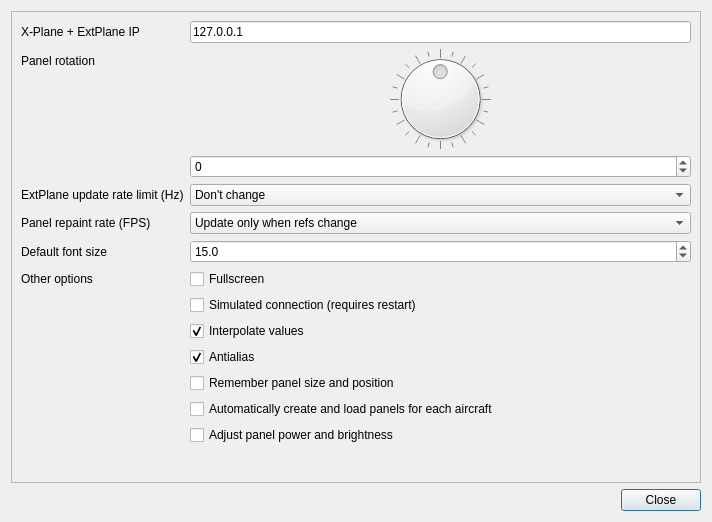
<?xml version="1.0" encoding="UTF-8"?>
<ui version="4.0">
 <class>SettingsDialog</class>
 <widget class="QDialog" name="SettingsDialog">
  <property name="geometry">
   <rect>
    <x>0</x>
    <y>0</y>
    <width>712</width>
    <height>522</height>
   </rect>
  </property>
  <property name="windowTitle">
   <string>Dialog</string>
  </property>
  <layout class="QVBoxLayout" name="verticalLayout">
   <item>
    <widget class="QScrollArea" name="scrollArea">
     <property name="widgetResizable">
      <bool>true</bool>
     </property>
     <widget class="QWidget" name="scrollAreaWidgetContents">
      <property name="geometry">
       <rect>
        <x>0</x>
        <y>0</y>
        <width>678</width>
        <height>484</height>
       </rect>
      </property>
      <layout class="QFormLayout" name="formLayout">
       <property name="fieldGrowthPolicy">
        <enum>QFormLayout::AllNonFixedFieldsGrow</enum>
       </property>
       <item row="0" column="0">
        <widget class="QLabel" name="label_3">
         <property name="text">
          <string>X-Plane + ExtPlane IP</string>
         </property>
        </widget>
       </item>
       <item row="0" column="1">
        <widget class="QLineEdit" name="serverAddressEdit">
         <property name="text">
          <string>127.0.0.1</string>
         </property>
        </widget>
       </item>
       <item row="1" column="0">
        <widget class="QLabel" name="label_2">
         <property name="text">
          <string>Panel rotation</string>
         </property>
        </widget>
       </item>
       <item row="1" column="1">
        <widget class="QDial" name="panelRotationDial">
         <property name="minimumSize">
          <size>
           <width>100</width>
           <height>100</height>
          </size>
         </property>
         <property name="minimum">
          <number>-179</number>
         </property>
         <property name="maximum">
          <number>180</number>
         </property>
         <property name="singleStep">
          <number>5</number>
         </property>
         <property name="wrapping">
          <bool>true</bool>
         </property>
         <property name="notchTarget">
          <double>5.000000000000000</double>
         </property>
         <property name="notchesVisible">
          <bool>true</bool>
         </property>
        </widget>
       </item>
       <item row="2" column="1">
        <widget class="QSpinBox" name="spinBox">
         <property name="minimum">
          <number>-179</number>
         </property>
         <property name="maximum">
          <number>180</number>
         </property>
        </widget>
       </item>
       <item row="4" column="0">
        <widget class="QLabel" name="label_4">
         <property name="text">
          <string>ExtPlane update rate limit (Hz)</string>
         </property>
        </widget>
       </item>
       <item row="5" column="0">
        <widget class="QLabel" name="label_5">
         <property name="text">
          <string>Panel repaint rate (FPS)</string>
         </property>
        </widget>
       </item>
       <item row="6" column="0">
        <widget class="QLabel" name="label_6">
         <property name="text">
          <string>Default font size</string>
         </property>
        </widget>
       </item>
       <item row="7" column="0">
        <widget class="QLabel" name="label">
         <property name="text">
          <string>Other options</string>
         </property>
        </widget>
       </item>
       <item row="7" column="1">
        <widget class="QCheckBox" name="fullscreenCheckbox">
         <property name="text">
          <string>Fullscreen</string>
         </property>
        </widget>
       </item>
       <item row="8" column="1">
        <widget class="QCheckBox" name="simulateCheckbox">
         <property name="text">
          <string>Simulated connection (requires restart)</string>
         </property>
        </widget>
       </item>
       <item row="9" column="1">
        <widget class="QCheckBox" name="interpolateCheckbox">
         <property name="toolTip">
          <string>&lt;html&gt;&lt;head/&gt;&lt;body&gt;&lt;p&gt;Makes movement of needles smoother on some instruments.&lt;/p&gt;&lt;p&gt;&lt;br/&gt;&lt;/p&gt;&lt;p&gt;Use with high update interval or disable on slow devices if needed.&lt;/p&gt;&lt;/body&gt;&lt;/html&gt;</string>
         </property>
         <property name="text">
          <string>Interpolate values</string>
         </property>
         <property name="checked">
          <bool>true</bool>
         </property>
        </widget>
       </item>
       <item row="10" column="1">
        <widget class="QCheckBox" name="antialiasCheckbox">
         <property name="toolTip">
          <string>&lt;html&gt;&lt;head/&gt;&lt;body&gt;&lt;p&gt;Smooths edges of moving parts for visual clarity. Disable on slow devices.&lt;/p&gt;&lt;/body&gt;&lt;/html&gt;</string>
         </property>
         <property name="text">
          <string>Antialias</string>
         </property>
         <property name="checked">
          <bool>true</bool>
         </property>
        </widget>
       </item>
       <item row="4" column="1">
        <widget class="QComboBox" name="updateIntervalComboBox">
         <property name="toolTip">
          <string>&lt;html&gt;&lt;head/&gt;&lt;body&gt;&lt;p&gt;How often X-Plane should send updates (at maximum). Set to as low value as possible for best preformance.&lt;/p&gt;&lt;/body&gt;&lt;/html&gt;</string>
         </property>
         <item>
          <property name="text">
           <string>Don't change</string>
          </property>
         </item>
         <item>
          <property name="text">
           <string>10</string>
          </property>
         </item>
         <item>
          <property name="text">
           <string>15</string>
          </property>
         </item>
         <item>
          <property name="text">
           <string>30</string>
          </property>
         </item>
         <item>
          <property name="text">
           <string>60</string>
          </property>
         </item>
        </widget>
       </item>
       <item row="5" column="1">
        <widget class="QComboBox" name="panelUpdateComboBox">
         <property name="toolTip">
          <string>&lt;html&gt;&lt;head/&gt;&lt;body&gt;&lt;p&gt;How often the panel should be redrawn. Set to lower value on slow devices. Has effect only if interpolation is enabled.&lt;/p&gt;&lt;/body&gt;&lt;/html&gt;</string>
         </property>
         <item>
          <property name="text">
           <string>Update only when refs change</string>
          </property>
         </item>
         <item>
          <property name="text">
           <string>10</string>
          </property>
         </item>
         <item>
          <property name="text">
           <string>15</string>
          </property>
         </item>
         <item>
          <property name="text">
           <string>30</string>
          </property>
         </item>
         <item>
          <property name="text">
           <string>60</string>
          </property>
         </item>
        </widget>
       </item>
       <item row="6" column="1">
        <widget class="QDoubleSpinBox" name="fontSizeSpinBox">
         <property name="decimals">
          <number>1</number>
         </property>
         <property name="minimum">
          <double>5.000000000000000</double>
         </property>
         <property name="value">
          <double>15.000000000000000</double>
         </property>
        </widget>
       </item>
       <item row="11" column="1">
        <widget class="QCheckBox" name="rememberSizeAndPositionCheckBox">
         <property name="text">
          <string>Remember panel size and position</string>
         </property>
        </widget>
       </item>
       <item row="12" column="1">
        <widget class="QCheckBox" name="autoPanelsCheckbox">
         <property name="text">
          <string>Automatically create and load panels for each aircraft</string>
         </property>
        </widget>
       </item>
       <item row="13" column="1">
        <widget class="QCheckBox" name="adjustPowerCheckbox">
         <property name="text">
          <string>Adjust panel power and brightness</string>
         </property>
        </widget>
       </item>
      </layout>
     </widget>
    </widget>
   </item>
   <item>
    <widget class="QDialogButtonBox" name="buttonBox">
     <property name="orientation">
      <enum>Qt::Horizontal</enum>
     </property>
     <property name="standardButtons">
      <set>QDialogButtonBox::Close</set>
     </property>
    </widget>
   </item>
  </layout>
 </widget>
 <resources/>
 <connections>
  <connection>
   <sender>buttonBox</sender>
   <signal>accepted()</signal>
   <receiver>SettingsDialog</receiver>
   <slot>accept()</slot>
   <hints>
    <hint type="sourcelabel">
     <x>227</x>
     <y>278</y>
    </hint>
    <hint type="destinationlabel">
     <x>157</x>
     <y>274</y>
    </hint>
   </hints>
  </connection>
  <connection>
   <sender>buttonBox</sender>
   <signal>rejected()</signal>
   <receiver>SettingsDialog</receiver>
   <slot>reject()</slot>
   <hints>
    <hint type="sourcelabel">
     <x>295</x>
     <y>284</y>
    </hint>
    <hint type="destinationlabel">
     <x>286</x>
     <y>274</y>
    </hint>
   </hints>
  </connection>
  <connection>
   <sender>panelRotationDial</sender>
   <signal>valueChanged(int)</signal>
   <receiver>spinBox</receiver>
   <slot>setValue(int)</slot>
   <hints>
    <hint type="sourcelabel">
     <x>305</x>
     <y>95</y>
    </hint>
    <hint type="destinationlabel">
     <x>270</x>
     <y>166</y>
    </hint>
   </hints>
  </connection>
  <connection>
   <sender>spinBox</sender>
   <signal>valueChanged(int)</signal>
   <receiver>panelRotationDial</receiver>
   <slot>setValue(int)</slot>
   <hints>
    <hint type="sourcelabel">
     <x>331</x>
     <y>162</y>
    </hint>
    <hint type="destinationlabel">
     <x>332</x>
     <y>95</y>
    </hint>
   </hints>
  </connection>
 </connections>
</ui>
